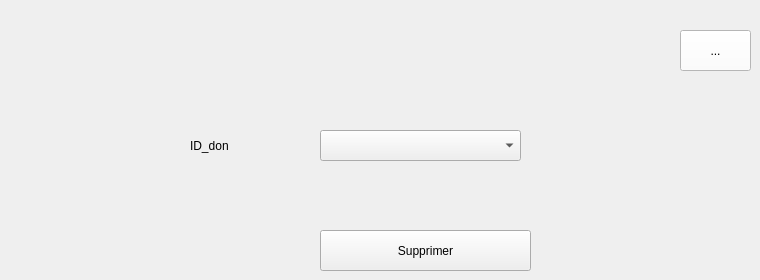
      <widget class="QWidget" name="stackedWidgetPage4_4">
       <widget class="QPushButton" name="supprimer_don">
        <property name="geometry">
         <rect>
          <x>320</x>
          <y>230</y>
          <width>211</width>
          <height>41</height>
         </rect>
        </property>
        <property name="text">
         <string>Supprimer</string>
        </property>
       </widget>
       <widget class="QLabel" name="label_84">
        <property name="geometry">
         <rect>
          <x>190</x>
          <y>130</y>
          <width>151</width>
          <height>31</height>
         </rect>
        </property>
        <property name="text">
         <string>ID_don</string>
        </property>
       </widget>
       <widget class="QToolButton" name="retour_4">
        <property name="geometry">
         <rect>
          <x>680</x>
          <y>30</y>
          <width>71</width>
          <height>41</height>
         </rect>
        </property>
        <property name="styleSheet">
         <string notr="true">background-color: rgb(255, 255, 255);</string>
        </property>
        <property name="text">
         <string>...</string>
        </property>
        <property name="icon">
         <iconset>
          <normaloff>:/téléchargement.png</normaloff>:/téléchargement.png</iconset>
        </property>
        <property name="iconSize">
         <size>
          <width>25</width>
          <height>25</height>
         </size>
        </property>
       </widget>
       <widget class="QComboBox" name="leidsupp">
        <property name="geometry">
         <rect>
          <x>320</x>
          <y>130</y>
          <width>201</width>
          <height>31</height>
         </rect>
        </property>
       </widget>
      </widget>
